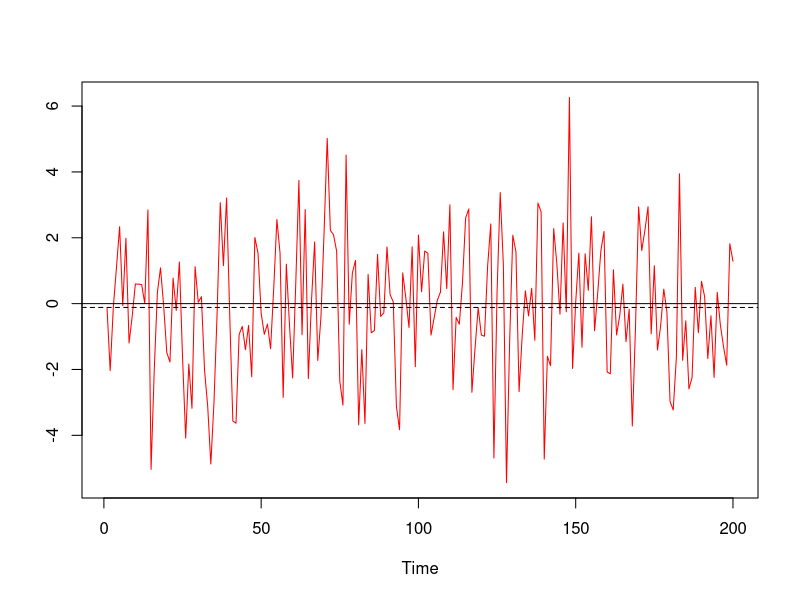
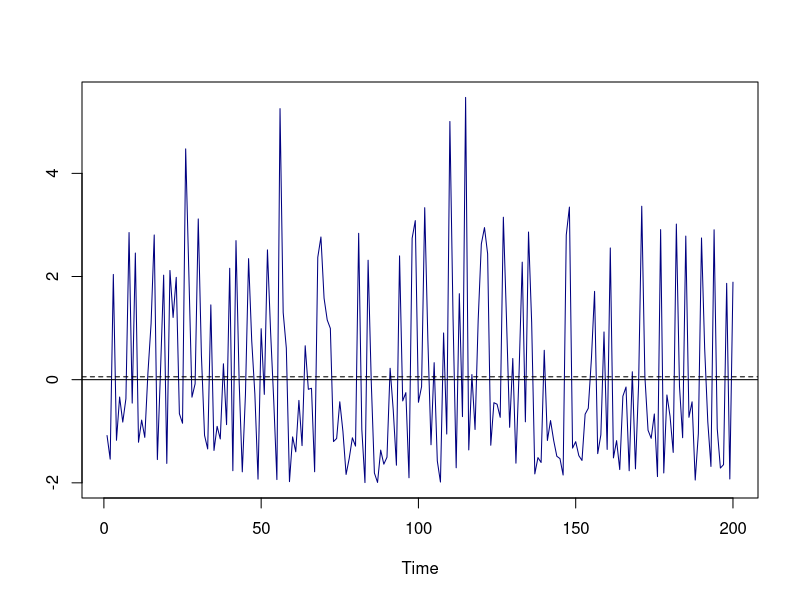
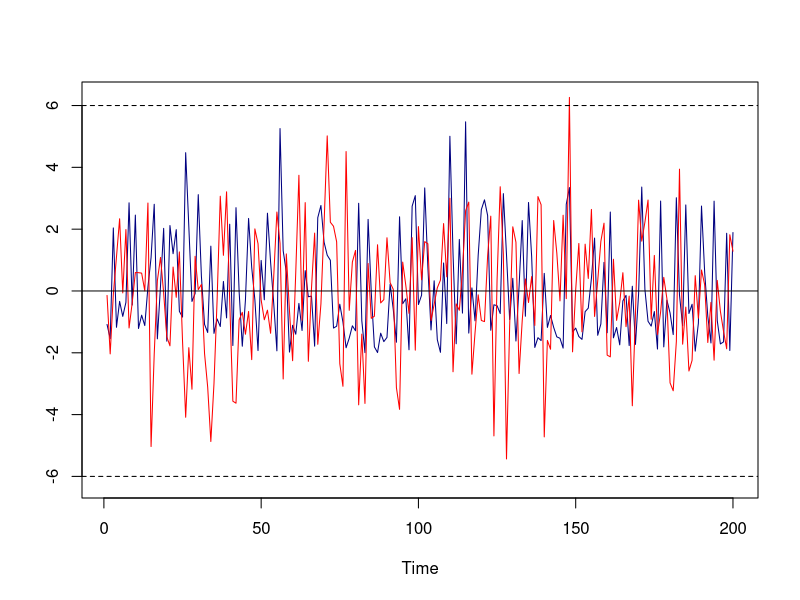
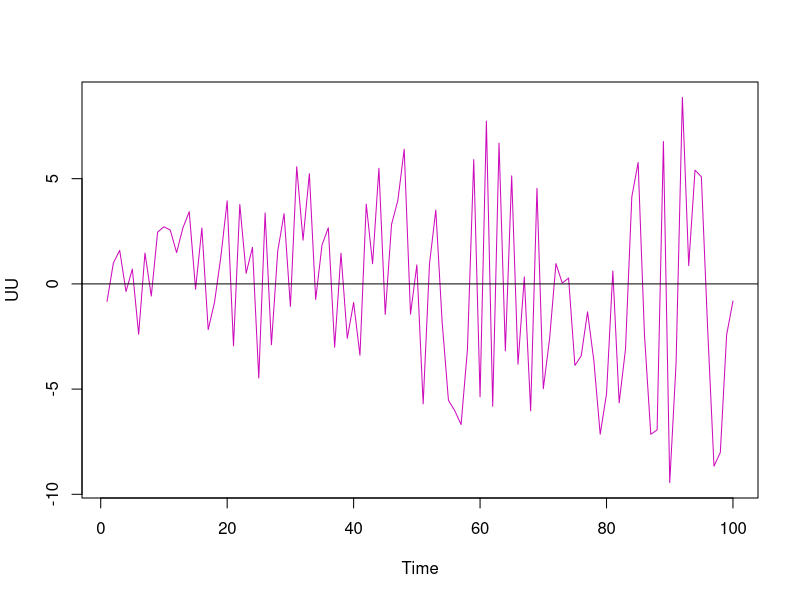
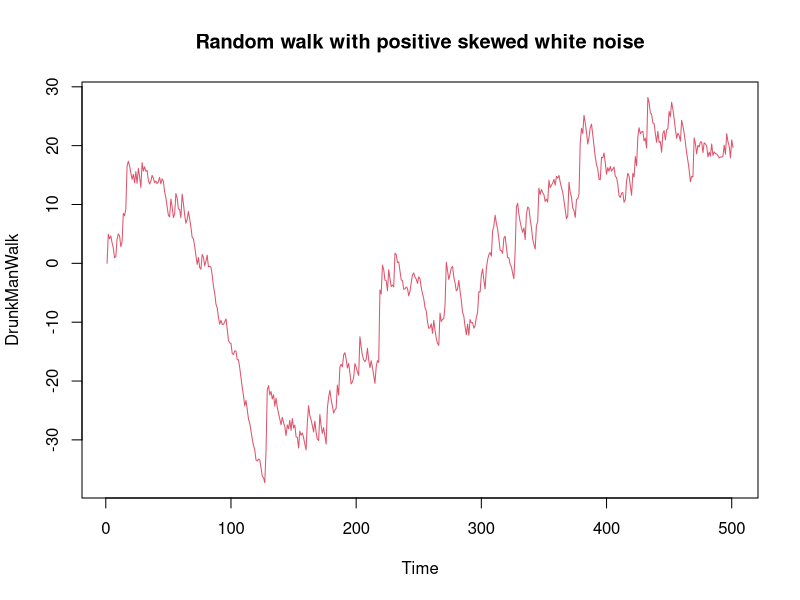
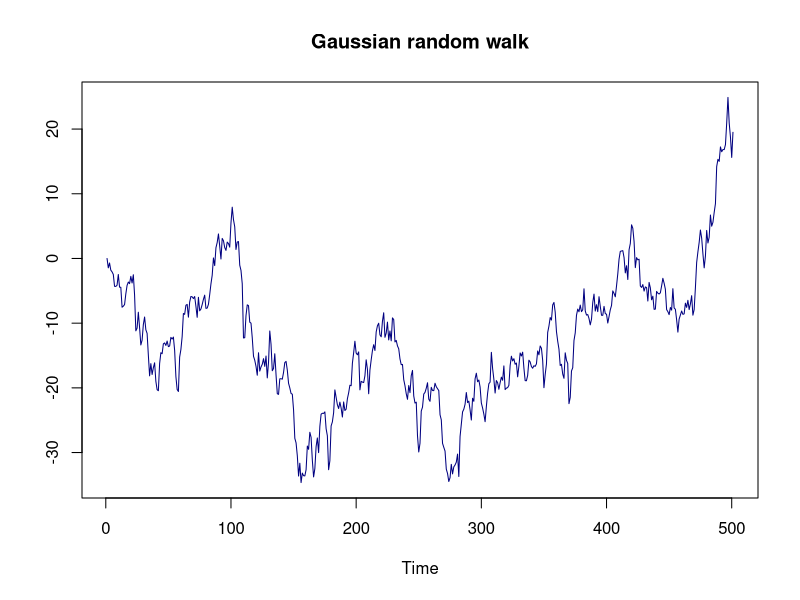

R code for these plots, in order: (Note: a time limit stopped this script after it produced the figures.)
setwd('/Users/jedrzejsarna/Desktop/II stopien 3 semestr/Time Series Analysis')

help("distribution")

normalWN<- ts(rnorm(200,sd=2 )) # sd=sqrt(4), mean is 0 as on page

plot(normalWN, col="red",ylab=NULL)
abline(h=0)
abline(h=mean(normalWN),lty=2) # "abline" adds a straight line

chi2WN<- ts(rchisq(200,df=2 )) # sd=sqrt(4)=sqrt(2*df), df= degrees of freedom
chi2WN<-chi2WN-2  # subtracting expected value = df
plot(chi2WN, col="navyblue",ylab=NULL) ;abline(h=0);abline(h=mean(chi2WN),lty=2)


dd=min(c(normalWN,chi2WN,-6.2)); uu=max(c(normalWN,chi2WN,6.2))
plot(chi2WN, col="navyblue",ylab=NULL,ylim=c(dd,uu)) 
lines(normalWN, col="red")
abline(h=0)
abline(h=-6,lty=2)
abline(h=6,lty=2)

UU<-ts(runif(100,min=-1,max=1)) # Generating an IID sample with a uniform distribution
UU<-UU*c(sqrt(1:100))  # Changing parameters of distributions
plot(UU, col="2022"); abline(h=0)

DrunkManWalk<-ts(c(0:500))
for(t in 1:500){
DrunkManWalk[t+1]<-DrunkManWalk[t]+rchisq(1,2)-2
}
plot(DrunkManWalk, col=1410,main="Random walk with positive skewed white noise")

help('rchisq')

DrunkGauss<- c(0,rnorm(500, sd=2))
DrunkGauss <- ts(cumsum(DrunkGauss)) 
plot(DrunkGauss, col="navyblue",ylab=NULL,main="Gaussian random walk")


x<-10
n<-500
ll<-11.5 # x= population size in generation zero, n=number of observations, ll = parameter of distribution
xx<-ts(c(x,rep(0,n-1)))
for(t in 1:(n-1)){
  for(j in 1:xx[t]){
    
    xx[t+1]<-xx[t+1]+rpois(1,lambda=ll)
  }
  if(xx[t+1] == 0){  # If no one has offspring then there will be no next generations
    break
  }
}

xx
plot(xx, col="1410")


n<-22*12
cycl<-ts(log(1:n) + cos(2*pi*1:n/12) + sin(2*pi*1:n/12/5)+rnorm(1:n, sd=1/2),start=c(2001,1),end = c(2022,12),frequency = 12)
cycl

plot(cycl, col="blue")
abline(h=0)
abline(v=c(2005,2010,2015, 2020), lty=2)
abline(v=c(2001:2022), lty=2, col='red')


n<-21*12+9
cycl<-ts(rnorm(1:n, sd=1.5+cos(2*pi*1:n/48)),start=c(2001,1),end = c(2022,9),frequency = 12)
cycl


plot(cycl, col="seagreen"); abline(h=0); abline(v=c(2004,2008,2012, 2016,2020), lty=2)
